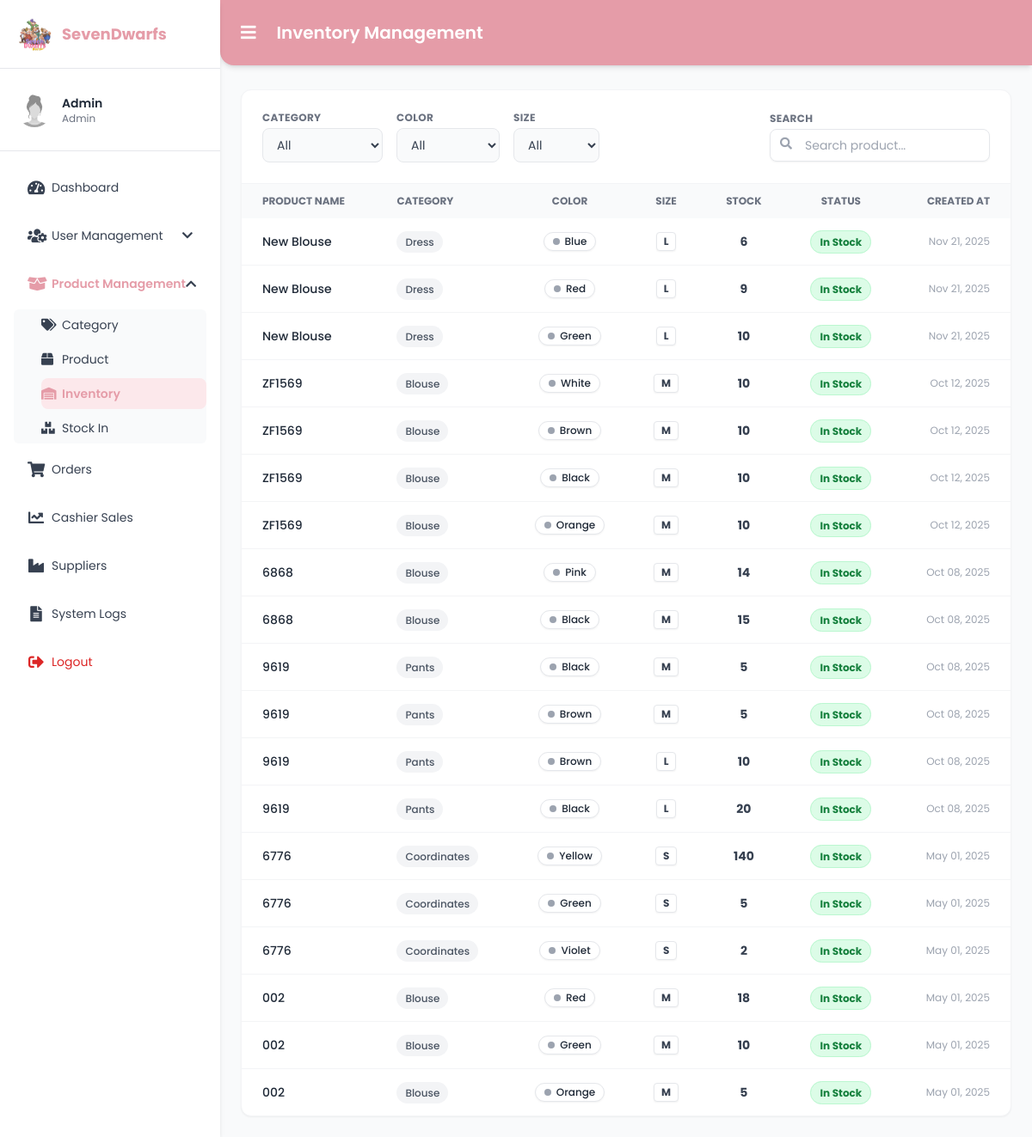
Before: /inventory.php with the older database file.
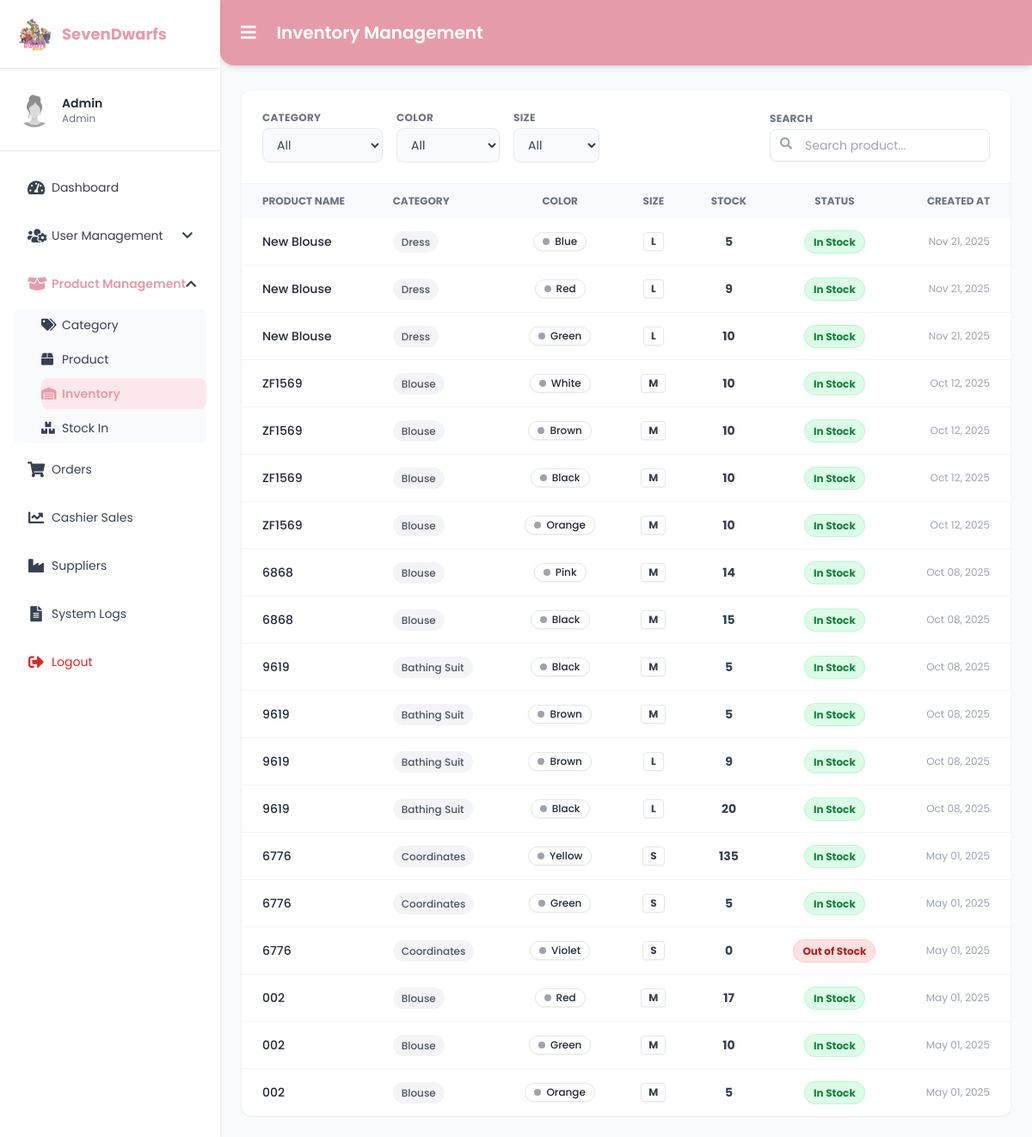
After: the same page with the newer database file.
### tables this page shows
CREATE TABLE `stock` (
  `stock_id` int(11) NOT NULL,
  `product_id` int(11) NOT NULL,
  `current_qty` int(11) DEFAULT 0,
  `color_id` int(11) DEFAULT NULL,
  `size_id` int(11) DEFAULT NULL
);

CREATE TABLE `categories` (
  `category_id` int(11) NOT NULL,
  `category_code` varchar(10) DEFAULT NULL,
  `category_name` varchar(100) NOT NULL
);

CREATE TABLE `products` (
  `product_id` int(11) NOT NULL,
  `product_name` varchar(255) DEFAULT NULL,
  `description` text DEFAULT NULL,
  `price_id` int(11) DEFAULT NULL,
  `stocks` int(11) DEFAULT NULL,
  `category_id` int(11) DEFAULT NULL,
  `image_url` text DEFAULT NULL,
  `created_at` timestamp NOT NULL DEFAULT current_timestamp(),
  `supplier_id` int(11) DEFAULT NULL,
  `supplier_price` decimal(10,2) NOT NULL,
  `revenue` decimal(10,2) GENERATED ALWAYS AS (`price_id` - `supplier_price`) STORED,
  `sizes` varchar(255) DEFAULT NULL,
  `colors` varchar(255) DEFAULT NULL
);

CREATE TABLE `colors` (
  `color_id` int(11) NOT NULL,
  `color` varchar(50) NOT NULL
);

CREATE TABLE `sizes` (
  `size_id` int(11) NOT NULL,
  `size` varchar(50) NOT NULL
);

### inventory.php (the view, shortened to what the changed rows need)
<?php
require 'conn.php';
$sqlProducts = "
    SELECT
        p.product_id,
        p.product_name,
        c.category_name,
        col.color,
        sz.size,
        st.current_qty AS total_stock,
        p.created_at,
        s.supplier_name
    FROM stock st
    INNER JOIN products p ON st.product_id = p.product_id
    INNER JOIN categories c ON p.category_id = c.category_id
    LEFT JOIN suppliers s ON p.supplier_id = s.supplier_id
    LEFT JOIN colors col ON st.color_id = col.color_id
    LEFT JOIN sizes sz ON st.size_id = sz.size_id
";
$where  = ["1=1"];
if ($where) {
    $sqlProducts .= " WHERE " . implode(" AND ", $where);
}
$sqlProducts .= " ORDER BY p.created_at DESC, p.product_name ASC";
$stmt = $conn->prepare($sqlProducts);
$stmt->execute();
$resultProducts = $stmt->get_result();
$inventory = [];
if ($resultProducts && $resultProducts->num_rows > 0) {
    while ($row = $resultProducts->fetch_assoc()) {
        $inventory[] = $row;
    }
}
?>
<!DOCTYPE html>
<html lang="en">
<head>
  <script src="https://cdn.tailwindcss.com"></script>
  <link rel="stylesheet" href="https://unpkg.com/nprogress@0.2.0/nprogress.css" />
  <link href="https://cdnjs.cloudflare.com/ajax/libs/font-awesome/5.15.3/css/all.min.css" rel="stylesheet" />
</head>
<body class="text-sm animate-fade-in">
<div class="flex min-h-screen"
     x-data="{
        sidebarOpen: localStorage.getItem('sidebarOpen') === 'false' ? false : true,
        userMenu: false,
        productMenu: true
     }"
     x-init="$watch('sidebarOpen', val => localStorage.setItem('sidebarOpen', val))">
  <aside
    class="bg-white shadow-md fixed top-0 left-0 h-screen z-30 transition-all duration-300 ease-in-out no-scrollbar overflow-y-auto overflow-x-hidden"
    :class="sidebarOpen ? 'w-64' : 'w-20'"
  >
    <div class="p-5 border-b flex items-center h-20 transition-all duration-300" :class="sidebarOpen ? 'space-x-3' : 'justify-center pl-0'">
        <h2 class="text-lg font-bold text-[var(--rose)] whitespace-nowrap overflow-hidden transition-all duration-300"
            x-show="sidebarOpen" x-transition.opacity>SevenDwarfs</h2>
    </div>
  </aside>
  <main class="flex-1 flex flex-col pt-20 bg-gray-50 transition-all duration-300 ease-in-out"
        :class="sidebarOpen ? 'ml-64' : 'ml-20'">
    <header class="bg-[var(--rose)] text-white p-4 flex justify-between items-center shadow-md rounded-bl-2xl fixed top-0 right-0 z-20 transition-all duration-300 ease-in-out"
            :class="sidebarOpen ? 'left-64' : 'left-20'">
      <div class="flex items-center gap-4">
          <h1 class="text-xl font-semibold">Inventory Management</h1>
      </div>
    </header>
    <section class="p-6">
        <div class="bg-white rounded-xl shadow-sm border border-gray-100 overflow-hidden">
            <div class="overflow-x-auto">
                <table class="min-w-full text-left text-sm text-gray-600">
                    <thead class="bg-gray-50 text-gray-500 uppercase font-bold text-xs">
                        <tr>
                            <th class="px-6 py-3">Product Name</th>
                            <th class="px-6 py-3">Category</th>
                            <th class="px-6 py-3 text-center">Color</th>
                            <th class="px-6 py-3 text-center">Size</th>
                            <th class="px-6 py-3 text-center">Stock</th>
                            <th class="px-6 py-3 text-center">Status</th>
                            <th class="px-6 py-3 text-right">Created At</th>
                        </tr>
                    </thead>
                    <tbody id="inventoryTableBody" class="divide-y divide-gray-100">
                        <?php
                          if (!empty($inventory)) {
                            foreach ($inventory as $item) {
                              $stock = (int)$item['total_stock'];
                              if ($stock == 0) {
                                  $status_label = "Out of Stock";
                                  $status_class = "bg-red-100 text-red-700 border-red-200";
                              } elseif ($stock < 0) {
                                  $status_label = "Low Stock";
                                  $status_class = "bg-yellow-100 text-yellow-700 border-yellow-200";
                              } else {
                                  $status_label = "In Stock";
                                  $status_class = "bg-green-100 text-green-700 border-green-200";
                              }
                        ?>
                        <tr class="hover:bg-gray-50 transition duration-150">
                          <td class="px-6 py-4 font-medium text-gray-800"><?php echo htmlspecialchars($item['product_name']); ?></td>
                          <td class="px-6 py-4"><span class="bg-gray-100 text-gray-600 px-2.5 py-1 rounded-full text-xs font-medium"><?php echo htmlspecialchars($item['category_name']); ?></span></td>
                          <td class="px-6 py-4 text-center">
                              <?php if (!empty($item['color'])): ?>
                                  <span class="inline-flex items-center px-2.5 py-0.5 rounded-full text-xs font-medium border border-gray-200 shadow-sm bg-white text-gray-800"><span class="w-2 h-2 mr-1.5 rounded-full bg-gray-400"></span><?php echo htmlspecialchars($item['color']); ?></span>
                              <?php else: ?><span class="text-gray-400">—</span><?php endif; ?>
                          </td>
                          <td class="px-6 py-4 text-center">
                              <?php if (!empty($item['size'])): ?>
                                  <span class="inline-block px-2 py-0.5 rounded bg-white border border-gray-200 text-xs font-bold text-gray-700 shadow-sm"><?php echo htmlspecialchars($item['size']); ?></span>
                              <?php else: ?><span class="text-gray-400">—</span><?php endif; ?>
                          </td>
                          <td class="px-6 py-4 text-center font-bold text-gray-700"><?php echo $stock; ?></td>
                          <td class="px-6 py-4 text-center"><span class="px-2.5 py-1 rounded-full text-xs font-bold border <?php echo $status_class; ?>"><?php echo $status_label; ?></span></td>
                          <td class="px-6 py-4 text-right text-gray-400 text-xs"><?php echo date('M d, Y', strtotime($item['created_at'])); ?></td>
                        </tr>
                        <?php
                            }
                          } else {
                        ?>
                        <tr><td colspan="7" class="text-center px-6 py-10 text-gray-400"><i class="fas fa-box-open text-2xl mb-2 block"></i>No inventory items found.</td></tr>
                        <?php } ?>
                    </tbody>
                </table>
            </div>
        </div>
    </section>
  </main>
</div>
</body>
</html>

Changed rows visible on the page:
changed stock "Blue": current_qty "6" → "5"
changed through a linked row, stock (number 10 of 19 on the later page): categories.category_name "Pants" → "Bathing Suit"
changed through a linked row, stock (number 11 of 19 on the later page): categories.category_name "Pants" → "Bathing Suit"
changed stock (number 12 of 19 on the later page): categories.category_name "Pants" → "Bathing Suit"; current_qty "10" → "9"
changed through a linked row, stock (number 13 of 19 on the later page): categories.category_name "Pants" → "Bathing Suit"
changed stock "Yellow": current_qty "140" → "135"
changed stock "Violet": current_qty "2" → "0"; current_qty "In Stock" → "Out of Stock"
changed stock (number 17 of 19 on the later page): current_qty "18" → "17"
